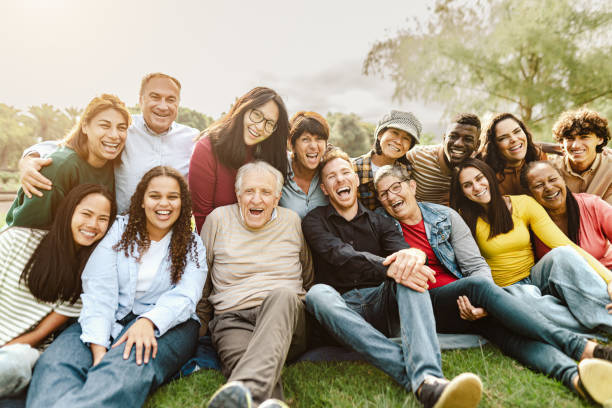
#> input picture Tema 03/Visión Artificial/imagen.jpg, 612 x 408 px, given in place of imagen.webp, which was not available
$ jupyter execute actividad14.ipynb   (shell and % lines are left out)   (text cells are left out)
#> lines starting #> are read from the running program, lines starting #| are printed output that depends on the picture; after the words box and inside, x2 and y2 are one past the last pixel; in counts of white or black regions, pixels touching at a corner belong together; pictures that were not available may be replaced by others from this repository, and a replacement may not be noted
[cell 1]
import cv2
import numpy as np
from matplotlib import pyplot as plt

# Configurar matplotlib para mostrar imágenes en el notebook

[cell 2]
# Cargar la imagen
imagen = cv2.imread('imagen.webp')
#> imagen is the input picture: shape (408, 612, 3); mean B, G, R 133.2, 153, 163

# Verificar que la imagen se cargó correctamente
if imagen is None:
    print("Error: No se pudo cargar la imagen. Verifica la ruta del archivo.")
else:
    print("✓ Imagen cargada correctamente")

    # Convertir a escala de grises
    imagen_gris = cv2.cvtColor(imagen, cv2.COLOR_BGR2GRAY)
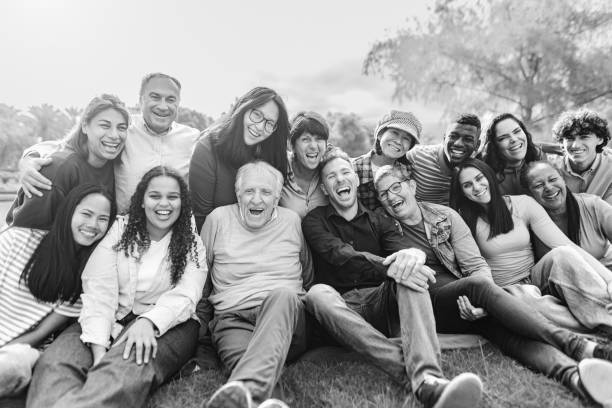
#> imagen_gris: shape (408, 612); min 0, max 255, mean 153.8
    print("✓ Imagen convertida a escala de grises")

    # Mostrar imagen original
    imagen_rgb = cv2.cvtColor(imagen, cv2.COLOR_BGR2RGB)

    fig, axes = plt.subplots(1, 2, figsize=(14, 6))
    axes[0].imshow(imagen_rgb)
    axes[0].set_title('Imagen original')
    axes[0].axis('off')

    axes[1].imshow(imagen_gris, cmap='gray')
    axes[1].set_title('Escala de grises')
    axes[1].axis('off')

    plt.tight_layout()
    plt.show()
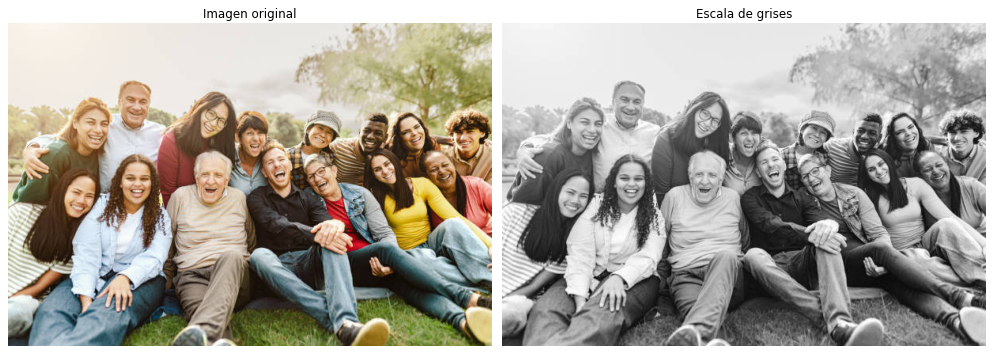
#> figure drawn by matplotlib, 2 panels

[cell 3]
# Aplicar método de Otsu
retval_otsu, imagen_otsu = cv2.threshold(imagen_gris, 0, 255, cv2.THRESH_BINARY + cv2.THRESH_OTSU)
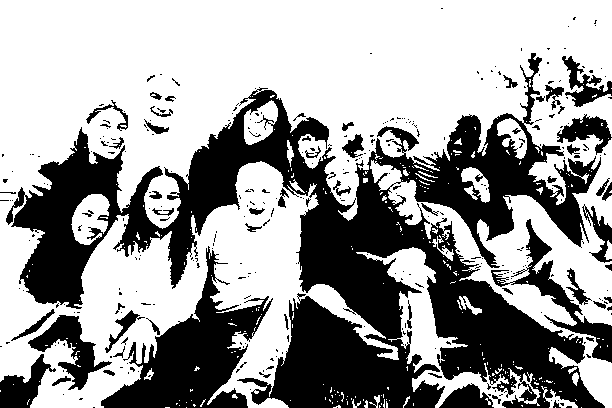
#> imagen_otsu: shape (408, 612); 61.8% white; 326 black regions (266 under 20 px), largest, box (x1, y1, x2, y2) and area: (6, 53, 605, 408) 70621, (101, 246, 273, 408) 10169, (491, 219, 612, 363) 2820
#> retval_otsu = 138

print(f"✓ Umbralización de Otsu aplicada")
print(f"  Umbral calculado: {retval_otsu:.2f}")
#|   Umbral calculado: 138.00
print(f"  Píxeles blancos: {np.sum(imagen_otsu == 255)}")
#|   Píxeles blancos: 154409
print(f"  Píxeles negros: {np.sum(imagen_otsu == 0)}")
#|   Píxeles negros: 95287

plt.figure(figsize=(10, 6))
plt.imshow(imagen_otsu, cmap='gray')
plt.title(f'Imagen binarizada con Otsu (umbral={retval_otsu:.2f})')
plt.axis('off')
plt.show()

[cell 4]
# Definir kernel (elemento estructurante)
kernel_size = 5
kernel = np.ones((kernel_size, kernel_size), np.uint8)

# Aplicar apertura (erosión seguida de dilatación)
imagen_opening = cv2.morphologyEx(imagen_otsu, cv2.MORPH_OPEN, kernel)
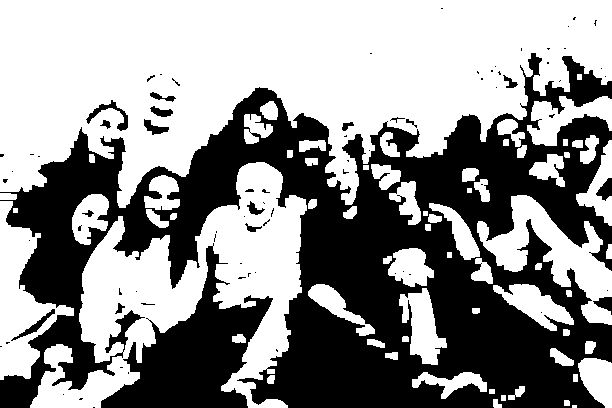
#> imagen_opening: shape (408, 612); 57% white; 80 black regions (61 under 20 px), largest, box (x1, y1, x2, y2) and area: (0, 53, 612, 408) 93925, (101, 243, 273, 408) 11265, (86, 100, 128, 131) 320

print(f"✓ Apertura aplicada")
print(f"  Kernel: {kernel_size}x{kernel_size}")
print(f"  Efecto: elimina ruido pequeño (píxeles blancos aislados)")

# Calcular diferencia
diferencia_opening = cv2.absdiff(imagen_otsu, imagen_opening)
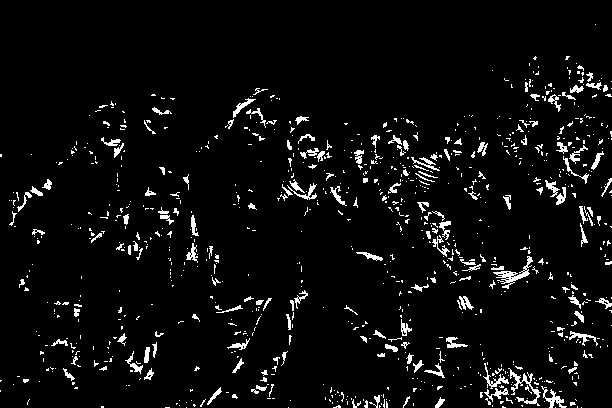
#> diferencia_opening: shape (408, 612); 4.9% white in thin lines or dots
pixeles_eliminados = np.sum(diferencia_opening == 255)
#> pixeles_eliminados = 12124

print(f"  Píxeles eliminados: {pixeles_eliminados}")
#|   Píxeles eliminados: 12124

fig, axes = plt.subplots(1, 3, figsize=(16, 5))

axes[0].imshow(imagen_otsu, cmap='gray')
axes[0].set_title('Antes (Otsu)')
axes[0].axis('off')

axes[1].imshow(imagen_opening, cmap='gray')
axes[1].set_title(f'Después (Apertura)')
axes[1].axis('off')

axes[2].imshow(diferencia_opening, cmap='gray')
axes[2].set_title(f'Ruido eliminado ({pixeles_eliminados} píxeles)')
axes[2].axis('off')

plt.tight_layout()
plt.show()

[cell 5]
# Aplicar cierre (dilatación seguida de erosión)
imagen_closing = cv2.morphologyEx(imagen_otsu, cv2.MORPH_CLOSE, kernel)
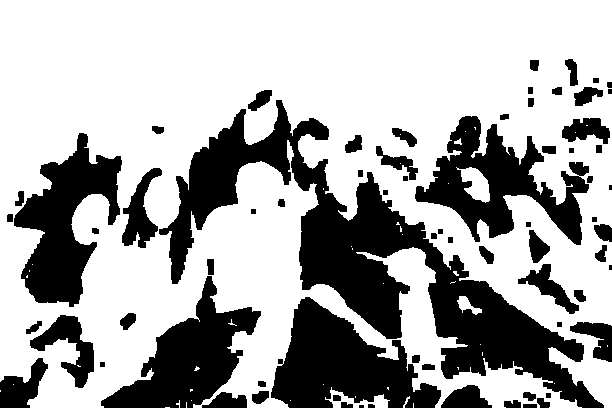
#> imagen_closing: shape (408, 612); 67.3% white; 70 black regions (3 under 20 px), largest, box (x1, y1, x2, y2) and area: (159, 100, 604, 408) 30931, (271, 297, 441, 408) 10338, (415, 116, 589, 245) 9240

print(f"✓ Cierre aplicado")
print(f"  Kernel: {kernel_size}x{kernel_size}")
print(f"  Efecto: rellena huecos pequeños (píxeles negros dentro de objetos)")

# Calcular diferencia
diferencia_closing = cv2.absdiff(imagen_otsu, imagen_closing)
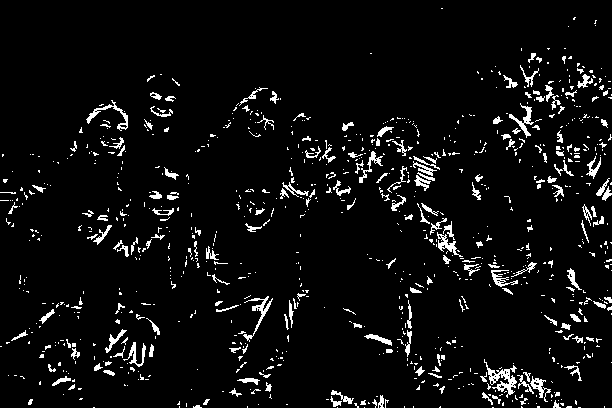
#> diferencia_closing: shape (408, 612); 5.4% white in thin lines or dots
pixeles_rellenados = np.sum(diferencia_closing == 255)
#> pixeles_rellenados = 13526

print(f"  Píxeles rellenados: {pixeles_rellenados}")
#|   Píxeles rellenados: 13526

fig, axes = plt.subplots(1, 3, figsize=(16, 5))

axes[0].imshow(imagen_otsu, cmap='gray')
axes[0].set_title('Antes (Otsu)')
axes[0].axis('off')

axes[1].imshow(imagen_closing, cmap='gray')
axes[1].set_title(f'Después (Cierre)')
axes[1].axis('off')

axes[2].imshow(diferencia_closing, cmap='gray')
axes[2].set_title(f'Huecos rellenados ({pixeles_rellenados} píxeles)')
axes[2].axis('off')

plt.tight_layout()
plt.show()

[cell 6]
# Comparar las tres versiones
fig, axes = plt.subplots(1, 3, figsize=(18, 6))

axes[0].imshow(imagen_otsu, cmap='gray')
axes[0].set_title('Original (Otsu)', fontsize=14, fontweight='bold')
axes[0].axis('off')

axes[1].imshow(imagen_opening, cmap='gray')
axes[1].set_title(f'Apertura\n(elimina ruido: {pixeles_eliminados} px)', fontsize=14, fontweight='bold')
axes[1].axis('off')

axes[2].imshow(imagen_closing, cmap='gray')
axes[2].set_title(f'Cierre\n(rellena huecos: {pixeles_rellenados} px)', fontsize=14, fontweight='bold')
axes[2].axis('off')

plt.tight_layout()
plt.show()

print("\n" + "="*60)
print("RESUMEN DE OPERACIONES MORFOLÓGICAS")
print("="*60)
print(f"Kernel usado: {kernel_size}x{kernel_size}")
print(f"\nAPERTURA (erosión + dilatación):")
print(f"  • Píxeles eliminados: {pixeles_eliminados}")
#|   • Píxeles eliminados: 12124
print(f"  • Uso: eliminar ruido blanco pequeño")
print(f"\nCIERRE (dilatación + erosión):")
print(f"  • Píxeles rellenados: {pixeles_rellenados}")
#|   • Píxeles rellenados: 13526
print(f"  • Uso: rellenar huecos negros pequeños")
print("="*60)
